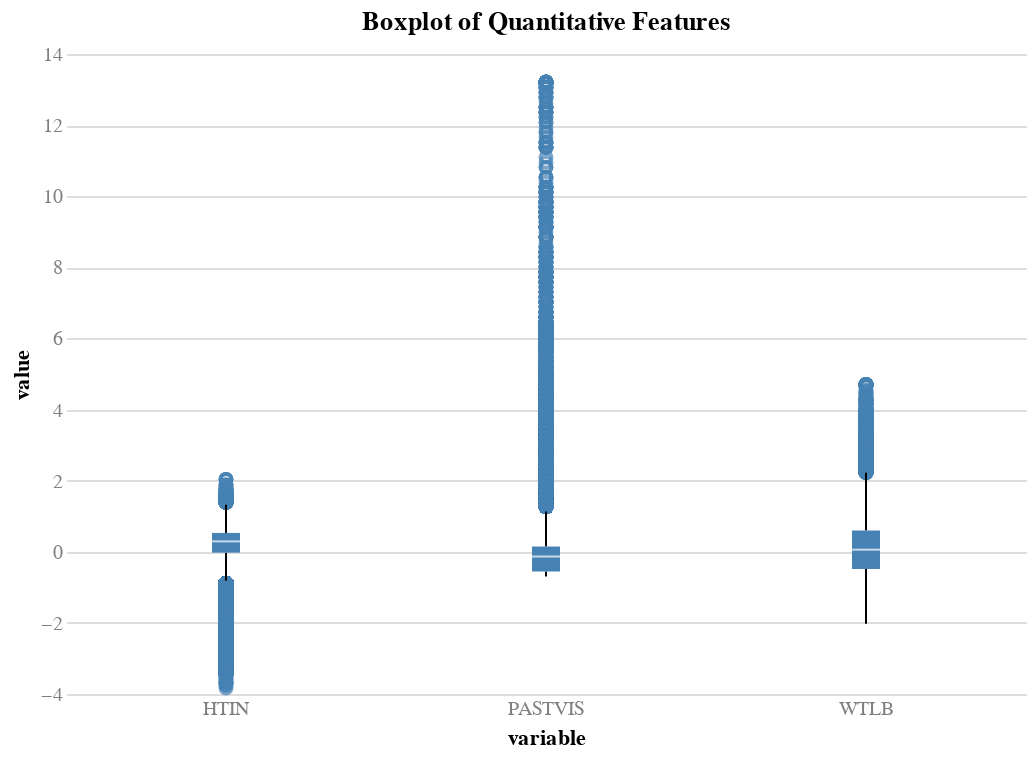

Notebook code cell kept with this figure:
### Markdown cell above
##### 5.1.1.3 - Logistic Regression - Imputing the missing values - Maximum Likelihood Estimation
Quantitative variables PASTVIS, HTIN, WTLB have missing values

### Code cell
# Plot the boxplot for each of the quantitative features in X_train
chart(
    df=X_train[quantitative_features].melt(),
    x='variable:O',
    y='value:Q',
    title='Boxplot of Quantitative Features',
).mark_boxplot().interactive()

### Figure 1 — Vega specification as saved in the notebook (floating-point values rounded to 4 significant figures; data arrays with more than 128 entries replaced by an {"elided": "..."} marker saying what was removed)
{"$schema": "https://vega.github.io/schema/vega/v5.json", "data": [{"name": "source_0"}, {"name": "data_0"}, {"name": "data_1", "values": {"elided": "13215 records"}}, {"name": "data_2"}, {"name": "data_3", "values": [{"lower_box_value": -0.5546, "lower_whisker_value": -0.695, "upper_whisker_value": 1.13, "variable": "PASTVIS"}, {"lower_box_value": -0.02433, "lower_whisker_value": -0.817, "upper_whisker_value": 1.323, "variable": "HTIN"}, {"lower_box_value": -0.4815, "lower_whisker_value": -2.022, "upper_whisker_value": 2.222, "variable": "WTLB"}]}, {"name": "data_4", "values": [{"lower_whisker_value": -0.695, "upper_box_value": 0.1473, "upper_whisker_value": 1.13, "variable": "PASTVIS"}, {"lower_whisker_value": -0.817, "upper_box_value": 0.5306, "upper_whisker_value": 1.323, "variable": "HTIN"}, {"lower_whisker_value": -2.022, "upper_box_value": 0.5997, "upper_whisker_value": 2.222, "variable": "WTLB"}]}, {"name": "data_5"}, {"name": "data_6", "values": [{"lower_box_value": -0.5546, "max_value": 13.2, "mid_box_value": -0.1335, "min_value": -0.695, "upper_box_value": 0.1473, "variable": "PASTVIS"}, {"lower_box_value": -0.02433, "max_value": 2.037, "mid_box_value": 0.2928, "min_value": -3.829, "upper_box_value": 0.5306, "variable": "HTIN"}, {"lower_box_value": -0.4815, "max_value": 4.695, "mid_box_value": 0.0591, "min_value": -2.022, "upper_box_value": 0.5997, "variable": "WTLB"}]}, {"name": "data_7", "values": [{"lower_box_value": -0.5546, "max_value": 13.2, "mid_box_value": -0.1335, "min_value": -0.695, "upper_box_value": 0.1473, "variable": "PASTVIS"}, {"lower_box_value": -0.02433, "max_value": 2.037, "mid_box_value": 0.2928, "min_value": -3.829, "upper_box_value": 0.5306, "variable": "HTIN"}, {"lower_box_value": -0.4815, "max_value": 4.695, "mid_box_value": 0.0591, "min_value": -2.022, "upper_box_value": 0.5997, "variable": "WTLB"}]}, {"name": "data_1_x_domain_variable_0", "values": [{"variable": "PASTVIS"}, {"variable": "HTIN"}, {"variable": "WTLB"}]}, {"name": "data_3_x_domain_variable_1", "values": [{"variable": "PASTVIS"}, {"variable": "HTIN"}, {"variable": "WTLB"}]}, {"name": "data_4_x_domain_variable_2", "values": [{"variable": "PASTVIS"}, {"variable": "HTIN"}, {"variable": "WTLB"}]}, {"name": "data_6_x_domain_variable_3", "values": [{"variable": "PASTVIS"}, {"variable": "HTIN"}, {"variable": "WTLB"}]}, {"name": "data_7_x_domain_variable_4", "values": [{"variable": "PASTVIS"}, {"variable": "HTIN"}, {"variable": "WTLB"}]}], "marks": [{"type": "symbol", "name": "layer_0_layer_0_marks", "from": {"data": "data_1"}, "encode": {"update": {"opacity": {"value": 0.7}, "ariaRoleDescription": {"value": "point"}, "description": {"signal": "\"variable: \" + (isValid(datum[\"variable\"]) ? datum[\"variable\"] : \"\"+datum[\"variable\"]) + \"; value: \" + (format(datum[\"value\"], \"\"))"}, "y": {"field": "value", "scale": "y"}, "fill": {"value": "transparent"}, "stroke": {"value": "steelblue"}, "x": {"field": "variable", "scale": "x", "band": 0.5}}}, "style": ["point", "boxplot-outliers"]}, {"type": "rule", "name": "layer_0_layer_1_layer_0_marks", "from": {"data": "data_3"}, "encode": {"update": {"y": {"field": "lower_whisker_value", "scale": "y"}, "stroke": {"value": "black"}, "tooltip": {"signal": "{\"Upper Whisker of value\": format(datum[\"upper_whisker_value\"], \"\"), \"Lower Whisker of value\": format(datum[\"lower_whisker_value\"], \"\"), \"variable\": isValid(datum[\"variable\"]) ? datum[\"variable\"] : \"\"+datum[\"variable\"]}"}, "y2": {"field": "lower_box_value", "scale": "y"}, "x": {"field": "variable", "scale": "x", "band": 0.5}}}, "style": ["rule", "boxplot-rule"], "aria": false}, {"type": "rule", "name": "layer_0_layer_1_layer_1_marks", "from": {"data": "data_4"}, "encode": {"update": {"x": {"field": "variable", "scale": "x", "band": 0.5}, "stroke": {"value": "black"}, "y": {"field": "upper_box_value", "scale": "y"}, "y2": {"field": "upper_whisker_value", "scale": "y"}, "tooltip": {"signal": "{\"Upper Whisker of value\": format(datum[\"upper_whisker_value\"], \"\"), \"Lower Whisker of value\": format(datum[\"lower_whisker_value\"], \"\"), \"variable\": isValid(datum[\"variable\"]) ? datum[\"variable\"] : \"\"+datum[\"variable\"]}"}}}, "aria": false, "style": ["rule", "boxplot-rule"]}, {"type": "rect", "name": "layer_1_layer_0_marks", "from": {"data": "data_6"}, "encode": {"update": {"fill": {"value": "steelblue"}, "ariaRoleDescription": {"value": "box"}, "y": {"field": "lower_box_value", "scale": "y"}, "y2": {"field": "upper_box_value", "scale": "y"}, "tooltip": {"signal": "{\"Max of value\": format(datum[\"max_value\"], \"\"), \"Q3 of value\": format(datum[\"upper_box_value\"], \"\"), \"Median of value\": format(datum[\"mid_box_value\"], \"\"), \"Q1 of value\": format(datum[\"lower_box_value\"], \"\"), \"Min of value\": format(datum[\"min_value\"], \"\"), \"variable\": isValid(datum[\"variable\"]) ? datum[\"variable\"] : \"\"+datum[\"variable\"]}"}, "xc": {"field": "variable", "scale": "x", "band": 0.5}, "description": {"signal": "\"variable: \" + (isValid(datum[\"variable\"]) ? datum[\"variable\"] : \"\"+datum[\"variable\"]) + \"; value: \" + (format(datum[\"lower_box_value\"], \"\")) + \"; upper_box_value: \" + (format(datum[\"upper_box_value\"], \"\")) + \"; Max of value: \" + (format(datum[\"max_value\"], \"\")) + \"; Q3 of value: \" + (format(datum[\"upper_box_value\"], \"\")) + \"; Median of value: \" + (format(datum[\"mid_box_value\"], \"\")) + \"; Q1 of value: \" + (format(datum[\"lower_box_value\"], \"\")) + \"; Min of value: \" + (format(datum[\"min_value\"], \"\"))"}, "width": {"value": 14}}}, "style": ["bar", "boxplot-box"]}, {"type": "rect", "name": "layer_1_layer_1_marks", "from": {"data": "data_7"}, "encode": {"update": {"xc": {"field": "variable", "scale": "x", "band": 0.5}, "fill": {"value": "white"}, "tooltip": {"signal": "{\"Max of value\": format(datum[\"max_value\"], \"\"), \"Q3 of value\": format(datum[\"upper_box_value\"], \"\"), \"Median of value\": format(datum[\"mid_box_value\"], \"\"), \"Q1 of value\": format(datum[\"lower_box_value\"], \"\"), \"Min of value\": format(datum[\"min_value\"], \"\"), \"variable\": isValid(datum[\"variable\"]) ? datum[\"variable\"] : \"\"+datum[\"variable\"]}"}, "opacity": {"value": 0.7}, "yc": {"field": "mid_box_value", "scale": "y"}, "height": {"value": 1}, "width": {"value": 14}}}, "style": ["tick", "boxplot-median"], "aria": false}], "scales": [{"name": "x", "type": "band", "domain": {"fields": [{"data": "data_1_x_domain_variable_0", "field": "variable"}, {"data": "data_3_x_domain_variable_1", "field": "variable"}, {"data": "data_4_x_domain_variable_2", "field": "variable"}, {"data": "data_6_x_domain_variable_3", "field": "variable"}, {"data": "data_7_x_domain_variable_4", "field": "variable"}], "sort": true}, "range": [0, {"signal": "width"}], "paddingInner": 0, "paddingOuter": 0}, {"name": "y", "type": "linear", "domain": {"fields": [{"data": "data_1", "field": "value"}, {"data": "data_3", "field": "lower_whisker_value"}, {"data": "data_3", "field": "lower_box_value"}, {"data": "data_4", "field": "upper_box_value"}, {"data": "data_4", "field": "upper_whisker_value"}, {"data": "data_6", "field": "lower_box_value"}, {"data": "data_6", "field": "upper_box_value"}, {"data": "data_7", "field": "mid_box_value"}]}, "range": [{"signal": "height"}, 0], "zero": true, "nice": true}], "axes": [{"scale": "y", "grid": true, "orient": "left", "ticks": false, "domain": false, "minExtent": 0, "tickCount": {"signal": "ceil(height/40)"}, "aria": false, "zindex": 0, "labels": false, "maxExtent": 0, "gridScale": "x"}, {"scale": "x", "orient": "bottom", "grid": false, "zindex": 0, "title": "variable", "labelBaseline": "top"}, {"scale": "y", "labelAlign": "right", "zindex": 0, "title": "value", "tickCount": {"signal": "ceil(height/40)"}, "orient": "left", "grid": false, "labelOverlap": true}], "title": {"text": "Boxplot of Quantitative Features", "frame": "group"}, "width": 480, "config": {"axis": {"domain": false, "labelAngle": 0, "labelColor": "gray", "labelFontSize": 10, "ticks": false}, "style": {"guide-label": {"font": "Helvetica Neue"}, "guide-title": {"font": "Helvetica Neue"}, "group-title": {"font": "Helvetica Neue"}, "group-subtitle": {"font": "Helvetica Neue"}, "cell": {"stroke": null}, "text": {"font": "Helvetica Neue"}}}, "background": "white", "padding": 5, "height": 320, "style": "cell"}
